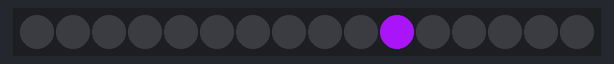
The sketch below on a simulated Arduino Uno, built with avr-gcc and run on an emulated ATmega328P. On the bench: 16 RGB LEDs in strip order, left to right. Dim RGB values are drawn brighter than linear; random numbers use the default seed unless the sketch sets one.

Above: at 0.1 s.
At 5.1 s:
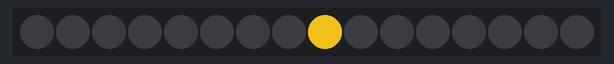
At 9.6 s:
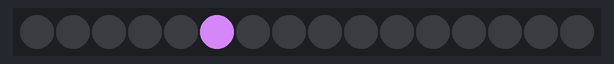
At 19.1 s:
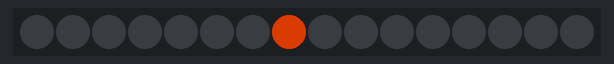
At 28.6 s:
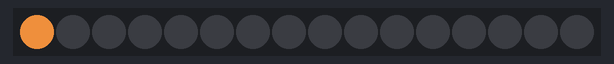
At 38.6 s:
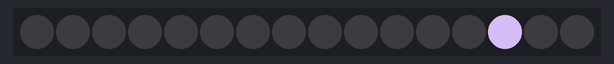

The sketch:

NodeMCU_NeoPixel.ino
```cpp
/*
  NeoPixel LEDs

  modified on 7 jun 2022
  by RafaHelium @ LRGV (github)

  modified on 7 May 2019
  by Saeed Hosseini @ Electropeak
**This code is based on Adafruit NeoPixel library Example**
  https://electropeak.com/learn/

*/

#include <Adafruit_NeoPixel.h>
#ifdef __AVR__
#include <avr/power.h> // Required for 16 MHz Adafruit Trinket
#endif

#define PIN      05
#define NUMPIXELS 16


Adafruit_NeoPixel pixels(NUMPIXELS, PIN, NEO_GRB + NEO_KHZ800);

#define DELAYVAL 500 // Time (in milliseconds) to pause between pixels


void setup() {
  // STATIC RANDOM FADE BLYNK LIGTH
  pixels.begin();

  //BLYNK LIGTH
  //pixels.setBrightness(50);

}


void loop() {

  // STATIC LIGTH
  //pixels.clear();
  //pixels.setBrightness(10);
  //pixels.setPixelColor(0, pixels.Color(255, 255, 255));
  //pixels.setPixelColor(1, pixels.Color(255, 0, 0));
  //pixels.setPixelColor(2, pixels.Color(0, 255, 0));
  //pixels.setPixelColor(3, pixels.Color(0, 0, 255));
  //pixels.setPixelColor(4, pixels.Color(255, 0, 255));
  //pixels.setPixelColor(5, pixels.Color(255, 255, 0));
  //pixels.setPixelColor(6, pixels.Color(0, 255, 255));
  //pixels.setPixelColor(7, pixels.Color(255, 255, 255));
  //pixels.setPixelColor(8, pixels.Color(255, 0, 0));
  //pixels.setPixelColor(9, pixels.Color(0, 255, 0));
  //pixels.setPixelColor(10, pixels.Color(0, 0, 255));
  //pixels.setPixelColor(11, pixels.Color(255, 0, 255));
  //pixels.setPixelColor(12, pixels.Color(255, 255, 0));
  //pixels.setPixelColor(13, pixels.Color(0, 255, 255));
  //pixels.setPixelColor(14, pixels.Color(255, 0, 255));
  //pixels.setPixelColor(15, pixels.Color(255, 255, 0));
  //pixels.show();

  //BLYNK LIGTH
  //NeoBlink(NUMPIXELS, 500);

  //FADE LIGTH
  //NeoFade(100);

  //RANDOM LIGTH
  pixels.clear();
  pixels.setPixelColor(random(0, NUMPIXELS), random(0, 255), random(0, 255), random(0, 255));
  pixels.show();
  delay(500);

}


//BLYNK LIGTH
//void NeoBlink(int num, int wait)
//{
//  for (int i = 0; i < num; i++)
//    {
//      pixels.setPixelColor(i, 35, 35, 35);
//    }
//  pixels.show();
//  delay(wait);
//  for (int j = 0; j < num; j++)
//    {
//      pixels.setPixelColor(j, 0, 255, 0);
//    }
//  pixels.show();
//  delay(wait);
//}

//FADE LIGTH
//void NeoFade(int FadeSpeed)
//{
//  int fspeed;
//  for (int i = 0; i < NUMPIXELS; i++) { pixels.setPixelColor(i, 255, 100, 126); } for (int j = 255; j > 0; j=j-2)
//  {
//    pixels.setBrightness(j);
//    pixels.show();
//    delay(FadeSpeed);
//  }
//}
```

Measured:
- what the display in image 1 shows lasts 0.5 s, from 5.0 s to 5.5 s
